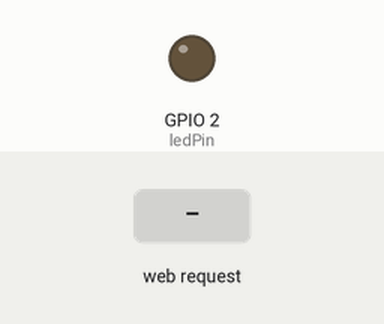
This sketch was run on a simulated ESP32. On the bench: output pins drawn as LEDs (lit = HIGH). Inputs (shaded band) come from the test bench. WiFi joins after 1.5 s; servers stay silent unless stated; what the sketch prints to the serial monitor is not drawn.

Above: at 3.2 s.
3.3 s: HTTP request GET /led/on received
At 3.9 s:
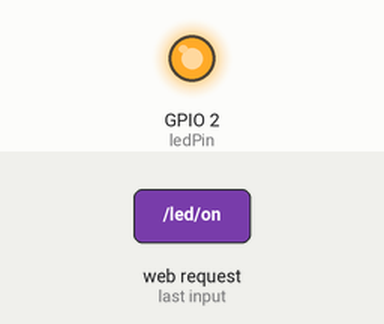
4.8 s: HTTP request GET /led/off received
At 5.1 s:
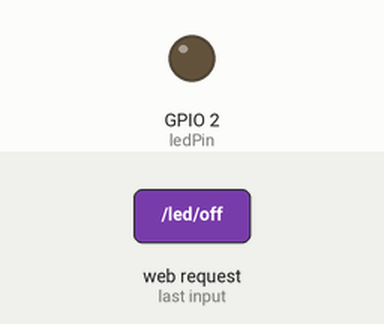
Timing chart, 0 to 7.8 s (numbered marks = the images above; inputs shaded):
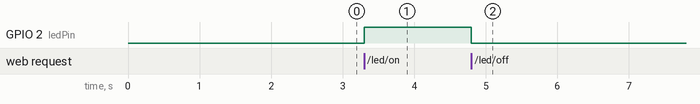

Measured:
- after the input at 3.3 s, GPIO 2 (ledPin): LOW → HIGH at once
- after the input at 4.8 s, GPIO 2 (ledPin): HIGH → LOW at once

The sketch:

30_WIFI.ino
```cpp
#include <WiFi.h>
#include <WebServer.h>

const char* ssid = "val";      // Replace with your Wi-Fi network name
const char* password = "valentin1"; // Replace with your Wi-Fi password

WebServer server(80); // Create a server on port 80

const int ledPin = 2; // Pin where the LED is connected

void setup() {
  Serial.begin(115200);
  pinMode(ledPin, OUTPUT); // Configure the LED pin as an output
  digitalWrite(ledPin, LOW); // Turn the LED off at startup

  // Connect to Wi-Fi
  WiFi.begin(ssid, password);
  while (WiFi.status() != WL_CONNECTED) {
    delay(1000);
    Serial.println("Connecting to Wi-Fi...");
  }
  Serial.println("Connected to Wi-Fi");
  Serial.print("IP Address: ");
  Serial.println(WiFi.localIP()); // Print the IP address of the ESP32

  // Define server routes
  server.on("/", handleRoot);
  server.on("/led/on", handleLedOn);
  server.on("/led/off", handleLedOff);

  server.begin(); // Start the server
  Serial.println("Server started");
}

void loop() {
  server.handleClient(); // Handle incoming client requests
}

void handleRoot() {
  String html = "<html><body><h1>LED Control</h1>";
  html += "<button onclick=\"location.href='/led/on'\">Turn ON LED</button><br>";
  html += "<button onclick=\"location.href='/led/off'\">Turn OFF LED</button><br>";
  html += "</body></html>";
  server.send(200, "text/html", html); // Send HTML content
}

void handleLedOn() {
  digitalWrite(ledPin, HIGH); // Turn on the LED
  server.send(200, "text/html", "<h1>LED is ON</h1><a href='/'>Go Back</a>");
}

void handleLedOff() {
  digitalWrite(ledPin, LOW); // Turn off the LED
  server.send(200, "text/html", "<h1>LED is OFF</h1><a href='/'>Go Back</a>");
}
```
